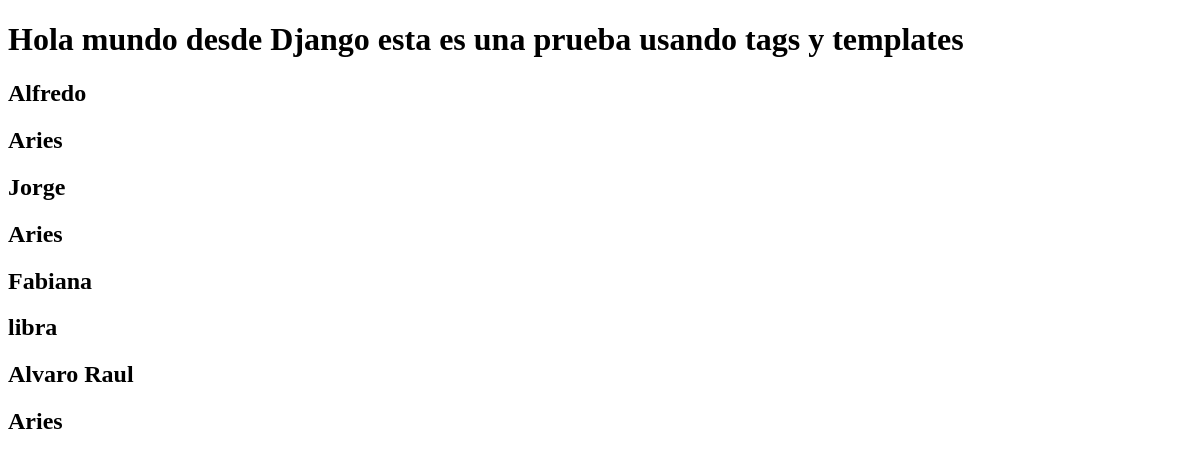
The app's page /pruebaTags2/, older data.
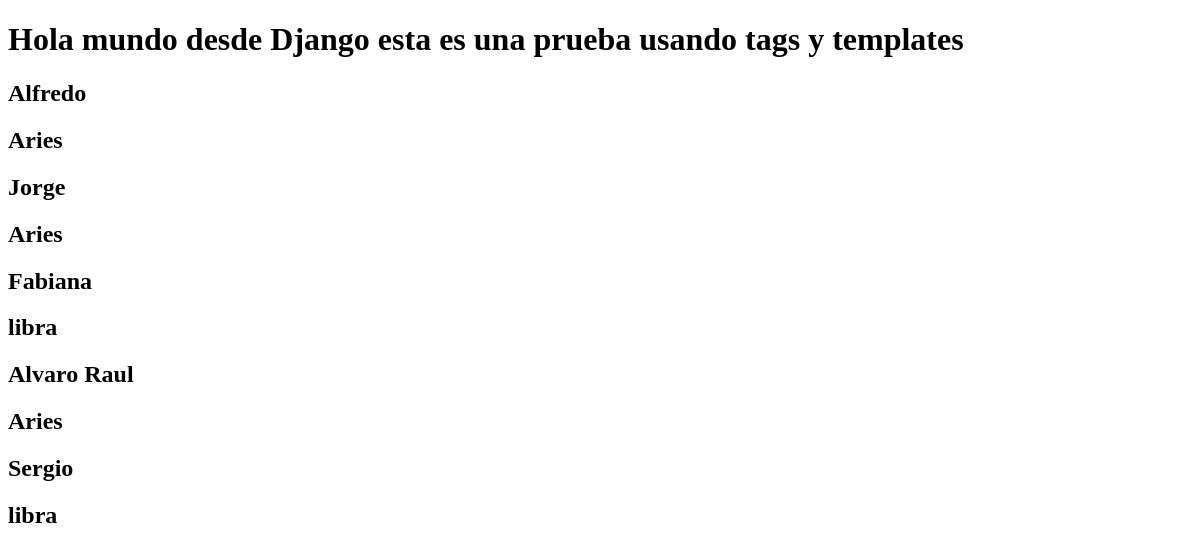
The same page, newer data.
### personas/models.py (models this page shows)
class Persona(models.Model):
    nombres = models.CharField(max_length = 100)
    apellidos = models.CharField(max_length = 100)
    edad = models.IntegerField() #(max_digits = 3)
    signo = models.CharField(max_length = 100)
    donador = models.BooleanField()

### personas/views.py (the view)
# urls.py: path('pruebaTags2/', prueba2View),
def prueba2View(request):
    context = {
    'personasRegistradas': personasRegistradas,
    }
    return render(request,"base.html",context)

### personas/templates/base.html (shortened to what this page needs)
<!DOCTYPE HTML>
<html>
    <head>
    </head>
    <body>
        <h1>Hola mundo desde Django esta es una prueba usando tags y templates</h1>
        {% for x in personasRegistradas %}
        <h2>{{x.nombres}}</h2>
        <h2>{{x.signo}}</h2>
        {% endfor %}
    </body>
</html>

Row changes from the older to the newer data that the page shows:
added Persona: nombres "Sergio", signo "libra"
